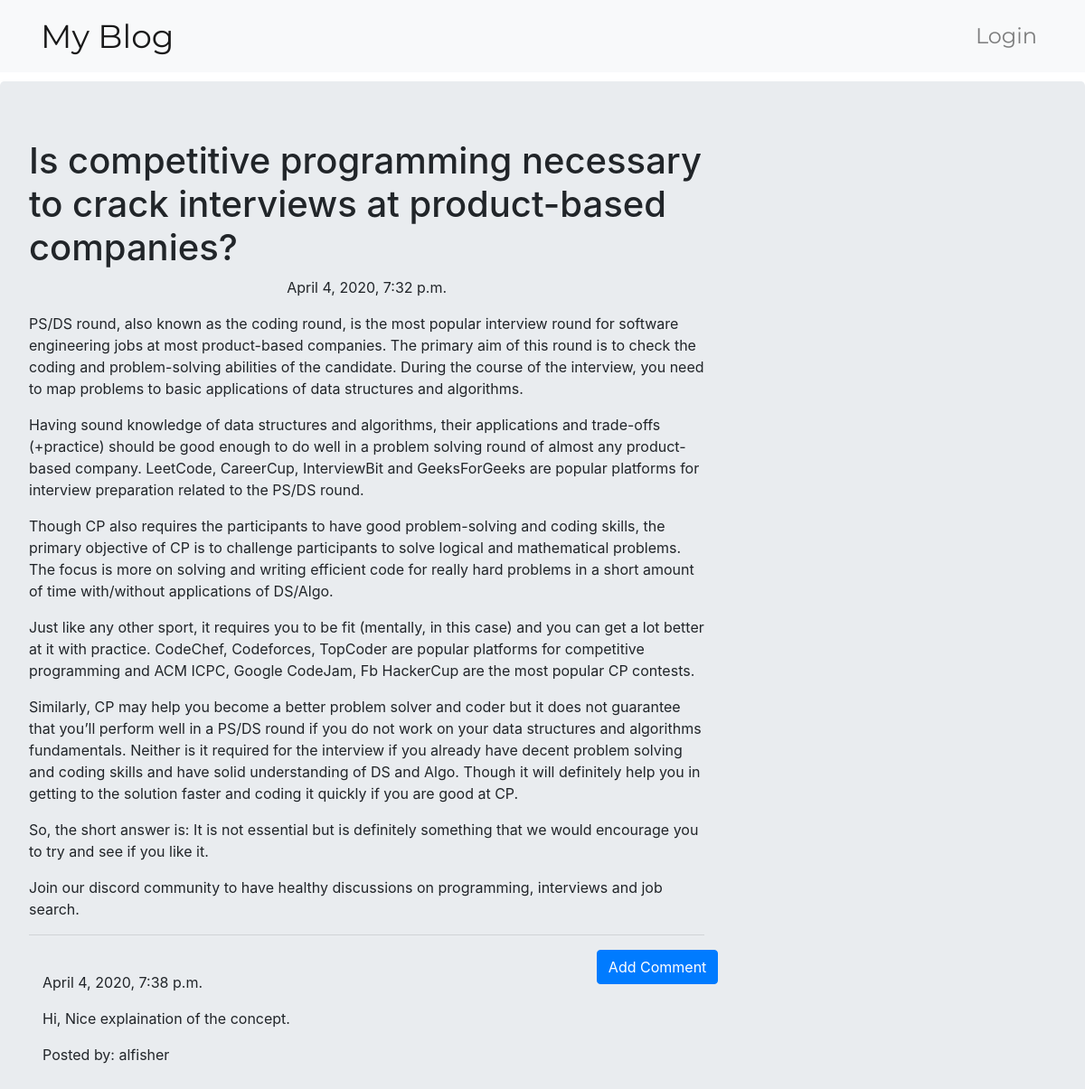
Screenshot of /post/15/ with the database file from the repository.
### blog/models.py (models this page shows, shortened)
class Post(models.Model):
    author = models.ForeignKey('auth.User', on_delete=models.CASCADE) # Connecting it directly to the superuser(one to many type)
    title = models.CharField(max_length=256)
    text = models.TextField()
    created_date = models.DateTimeField(default=timezone.now)
    published_date = models.DateTimeField(blank=True, null=True)

class Comment(models.Model):
    post = models.ForeignKey('blog.Post', on_delete=models.CASCADE, related_name='comments')
    author = models.CharField(max_length=256)
    text = models.TextField()
    created_date = models.DateTimeField(default=timezone.now)
    approved_comment = models.BooleanField(default=False)

### blog/views.py (the view)
# urls.py: path('post/<int:pk>/', views.PostDetailView.as_view(), name='post_detail'),
class PostDetailView(DetailView):
    model = Post

### blog/templates/blog/post_detail.html (shortened to what this page needs)
{% extends "blog/base.html" %}
{% block content %}
  <h1>{{post.title}}</h1>
  {% if post.published_date %}
    <div class="date postdate">
      {{post.published_date}}
    </div>
    {% else %}
    <a class='btn btn-default' href="{% url 'post_publish' pk=post.pk %}">Publish</a>
  {% endif %}
  <p class="postcontent">{{post.text|safe|linebreaksbr}}</p>
  <hr>
  <a class="btn btn-primary btn-comment" href="{% url 'add_comment_to_post' pk=post.pk %}">Add Comment</a>
  <div class="container">
    {% for comment in post.comments.all %}
      <br>
      {% if user.is_authenticated or comment.approved_comment %}
        {{comment.created_date }}
        <p>{{comment.text|safe|linebreaks}}</p>
        <p>Posted by: {{comment.author}}</p>
      {% endif %}
      {% empty %}
      <p>No Comments!</p>
    {% endfor %}
  </div>
{% endblock %}

### blog/static/css/blog.css (style rules this page uses)
.postdate { text-align: center; }
.postcontent { font-family: 'Exo', sans-serif; font-size: 1.5em; }
.btn-comment { position: absolute; right: 0px; }
.loader { filter:hue-rotate(0deg); color:linear-gradient(45deg,#0f8,#08f); animation:hue 10000ms infinite linear; }

### rows the page displays
Post: title "Is competitive programming necessary to crack interviews at product-based companies?", published_date "April 4, 2020, 7:32 p.m.", text "PS/DS round, also known as the coding round, is the most popular interview round for software engineering jobs at most product-based companies. The primary aim of this round is to check the coding and problem-solving abilities of the candidate. During the course of the interview, you need to map problems to basic applications of data structures and algorithms. Having sound knowledge of data structures and algorithms, their applications and trade-offs (+practice) should be good enough to do well in a problem solving round of almost any product-based company. LeetCode, CareerCup, InterviewBit and GeeksForGeeks are popular platforms for interview preparation related to the PS/DS round. Though…"
Comment: created_date "April 4, 2020, 7:38 p.m.", text "Hi, Nice explaination of the concept.", author "alfisher"
